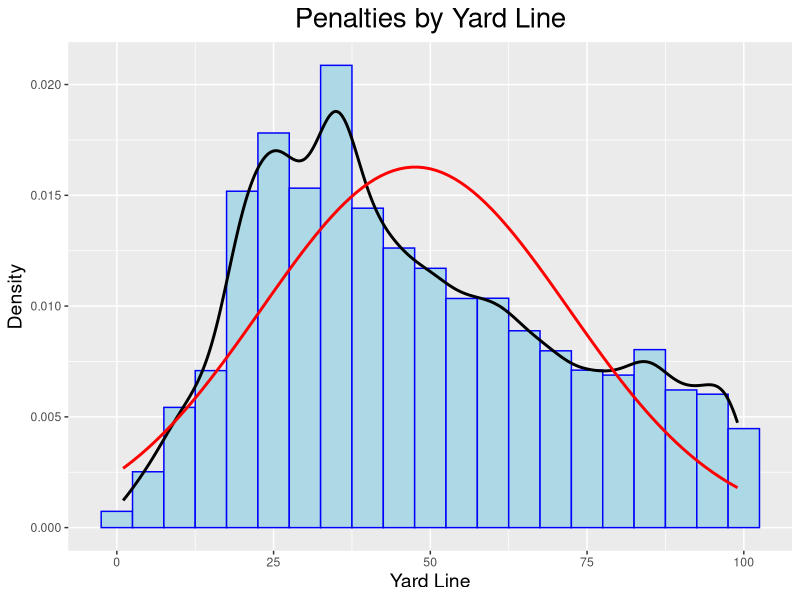
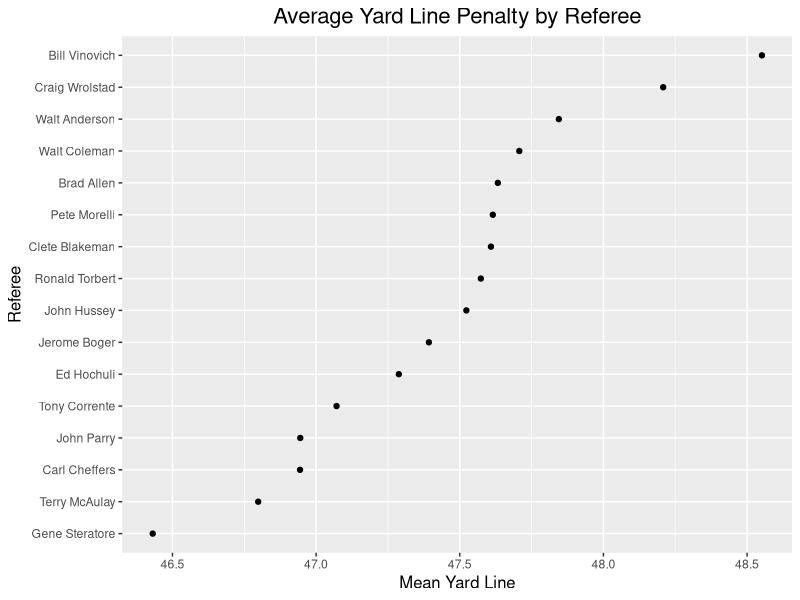

Write R code to recreate these figures, in order.
library(dplyr)
library(ggplot2)
library(tidyverse)

df <- read.csv("./data/df_ref.csv")

#Get mean and standard deviation for YardLine
m <- mean(df$YardLine)
std_dev <- sd(df$YardLine)

ggplot(df, aes(x=YardLine)) +
  geom_histogram(aes(y = ..density..),
                 binwidth = 5,
                 color = "blue", fill = "lightblue") +
  geom_density(color = "black", lwd=1.0) +
  stat_function(fun = dnorm, args = list(mean = m, sd = std_dev),
                color = "red", lwd = 1.0) +
  theme(plot.title = element_text(hjust = 0.5, size = 20),
        axis.title.x = element_text(size = 14),
        axis.title.y = element_text(size = 14)) +
  ggtitle("Penalties by Yard Line") +
  xlab("Yard Line") +
  ylab("Density")


df_subset <- df %>%
  group_by(Referee) %>%
  summarise(mean_yard_line = mean(YardLine)) %>%
  filter(!is.na(Referee))

ggplot(df_subset, aes(x=mean_yard_line,
                      y=fct_reorder(Referee, mean_yard_line))) +
  geom_point() +
  ggtitle("Average Yard Line Penalty by Referee") +
  scale_y_discrete(name = 'Referee') +
  scale_x_continuous(name = "Mean Yard Line") +
  theme(plot.title = element_text(hjust = 0.5, size = 16),
        axis.title.x = element_text(size = 12),
        axis.title.y = element_text(size = 12))